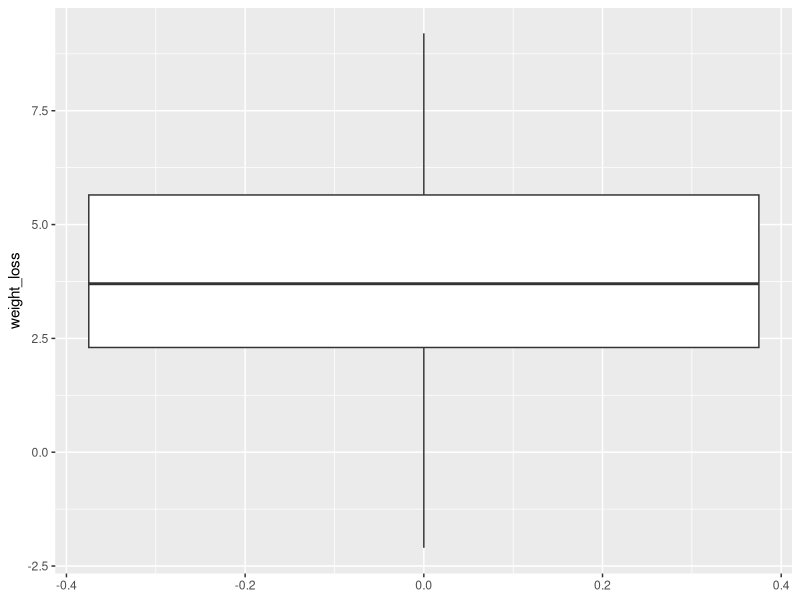
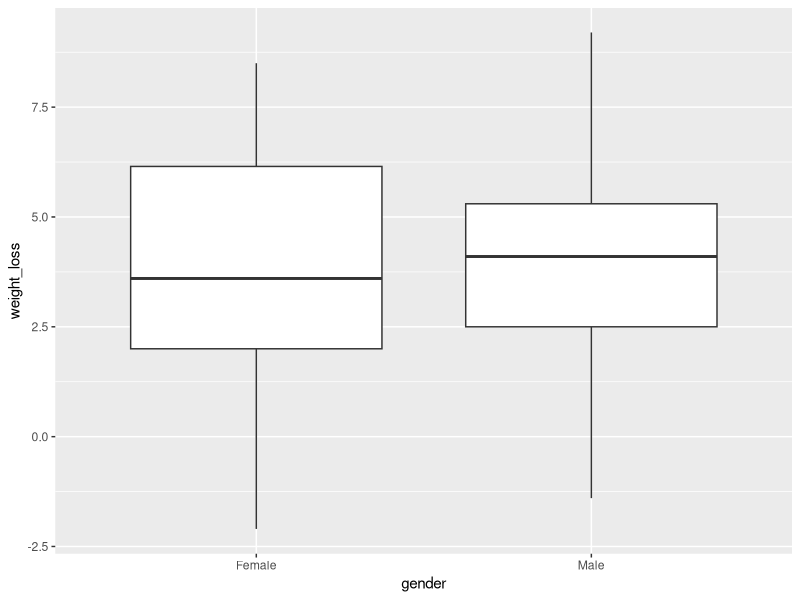
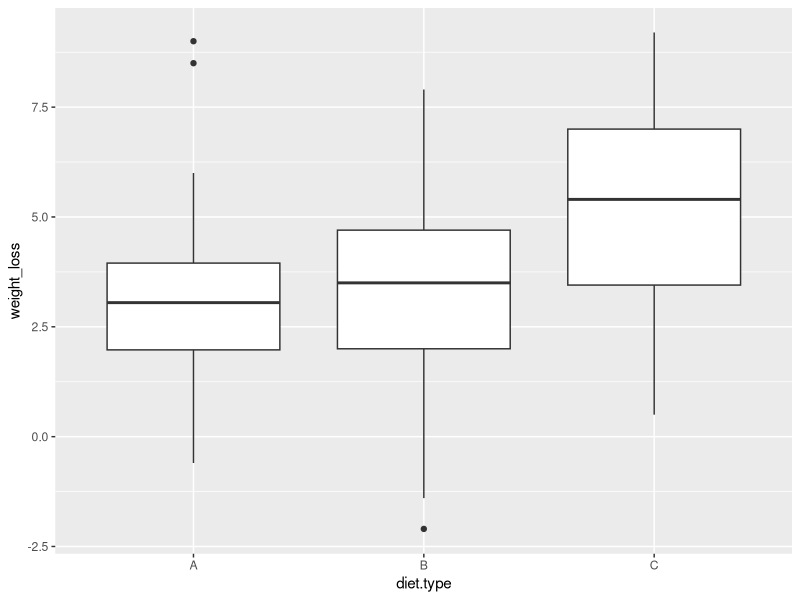
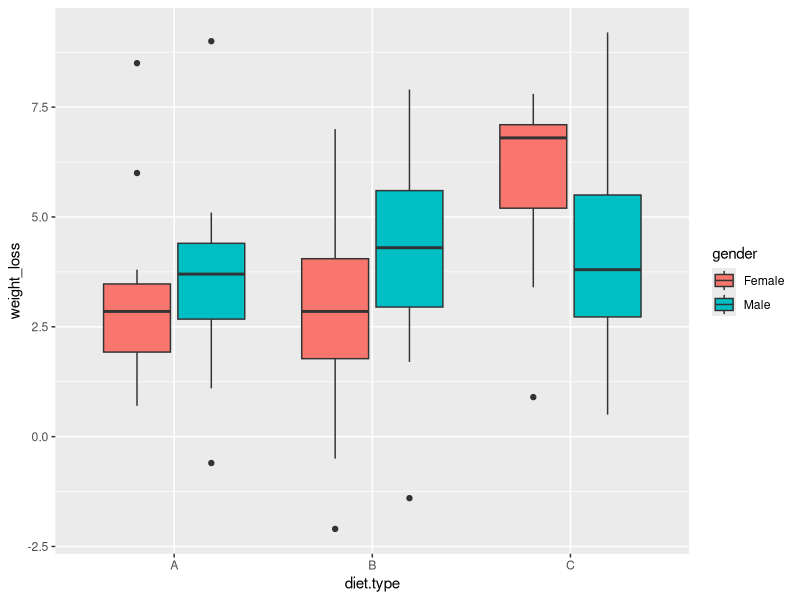

Generate these figures, in order, with R:
# Student's test 
library(tidyverse)
diet_df <- read.csv("diet.csv")
diet_df <- diet_df %>% mutate(weight_loss = initial.weight - final.weight)

#One sample T-test
# ~5 pound in 6 weeks
# loss of 5 pound statistically different

diet_df %>% summarise(avg = mean(weight_loss, na.rm = TRUE))

diet_df %>% ggplot(aes(y = weight_loss)) +
  geom_boxplot()

# Hypothesis testing:
diet_df %>% 
  select(weight_loss) %>%
  t.test(mu = 5) # 5 pound

# One Sample t-test
# data:  .
# t = -3.6667, df = 75, p-value = 0.0004564 (reject)
# alternative hypothesis: true mean is not equal to 5
# 95 percent confidence interval:
#   3.373452 4.518653
# sample estimates:
#   mean of x 
# 3.946053 

# Interpretation of the Output:
# Null Hypothesis (H₀): The true mean weight loss is 5 pounds.
# Alternative Hypothesis (H₁): The true mean weight loss is not equal to 5 pounds (two-tailed test).
# Test Statistic (t): -3.6667 → This indicates how many standard errors the sample mean (3.946053) is away from the hypothesized mean (5).
# Degrees of Freedom (df): 75 → Since it's a one-sample t-test, df = (n - 1), meaning the sample size is 76.
# p-value: 0.0004564 → This is much smaller than a common significance level (e.g., 0.05), meaning we reject the null hypothesis.
# 95% Confidence Interval: (3.373, 4.519) → This range does not include 5, reinforcing that the true mean is significantly different from 5 pounds.
# Sample Mean: 3.946053 → The observed mean weight loss in the dataset.
# 
# Conclusion:
# Since the p-value is very small (< 0.05), we reject the null hypothesis 
# and conclude that the true mean weight loss is significantly different 
# from 5 pounds. Based on the confidence interval and mean estimate, 
# the actual average weight loss appears to be lower than 5 pounds.

# Two sides T-test
# difference between avg weight loss across gender
diet_df %>% ggplot(aes(x = gender, y = weight_loss)) +
  geom_boxplot()

diet_df %>% 
  t.test(weight_loss ~ gender, data =.)

# Welch Two Sample t-test
# data:  weight_loss by gender
# t = -0.2091, df = 68.809, p-value = 0.835 (fail to reject)
# alternative hypothesis: true difference in means between group Female and group Male is not equal to 0
# 95 percent confidence interval:
#   -1.287385  1.043128
# sample estimates:
#   mean in group Female   mean in group Male 
# 3.893023             4.015152 

#ANOVA
diet_df %>% ggplot(aes(x = diet.type, y = weight_loss)) +
  geom_boxplot()

result_aov <- diet_df%>% 
  aov(formula = weight_loss ~ diet.type, data =.)
summary(result_aov)

# Df Sum Sq Mean Sq F value Pr(>F)   
# diet.type    2   60.5  30.264   5.383 0.0066 **
#   Residuals   73  410.4   5.622                  
# ---
#   Signif. codes:  0 ‘***’ 0.001 ‘**’ 0.01 ‘*’ 0.05 ‘.’ 0.1 ‘ ’ 1

# Reject

TukeyHSD(result_aov, conf.level = .95) #0.05
#         diff        lwr      upr     p adj
# B-A -0.032000 -1.6530850 1.589085 0.9987711 (fail to reject)
# C-A  1.848148  0.2567422 3.439554 0.0188047 (reject)
# C-B  1.880148  0.3056826 3.454614 0.0152020 (reject)

#Two way Anova
diet_df %>% ggplot(aes(x = diet.type, y = weight_loss, fill = gender)) +
  geom_boxplot()

result_mod <- diet_df %>% aov(weight_loss ~ diet.type * gender, data =.)
summary(result_mod)

# Df Sum Sq Mean Sq F value  Pr(>F)   
# diet.type         2   60.5  30.264   5.629 0.00541 **
#   gender            1    0.2   0.169   0.031 0.85991   
# diet.type:gender  2   33.9  16.952   3.153 0.04884 * 
#   Residuals        70  376.3   5.376                   
# ---
#   Signif. codes:  0 ‘***’ 0.001 ‘**’ 0.01 ‘*’ 0.05 ‘.’ 0.1 ‘ ’ 1

TukeyHSD(result_mod, conf.level = 0.95)
#  Tukey multiple comparisons of means
#     95% family-wise confidence level
# 
# Fit: aov(formula = weight_loss ~ diet.type * gender, data = .)
# 
# $diet.type
#          diff        lwr      upr     p adj
# B-A -0.032000 -1.6186577 1.554658 0.9987150
# C-A  1.848148  0.2905393 3.405757 0.0160200
# C-B  1.880148  0.3391199 3.421176 0.0128543
# 
# $gender
#                   diff        lwr     upr     p adj
# Male-Female 0.09502529 -0.9751891 1.16524 0.8599508
# 
# $`diet.type:gender`
#                         diff        lwr       upr     p adj
# B:Female-A:Female -0.4428571 -3.0107291 2.1250148 0.9958151 (fail to reject)
# C:Female-A:Female  2.8300000  0.3052886 5.3547114 0.0191170 (reject)
# A:Male-A:Female    0.6000000 -2.2129628 3.4129628 0.9887997 (fail to reject)
# B:Male-A:Female    1.0590909 -1.6782698 3.7964516 0.8656520 (fail to reject)
# C:Male-A:Female    1.1833333 -1.4893925 3.8560592 0.7855223 (fail to reject)
# C:Female-B:Female  3.2728571  0.7481458 5.7975685 0.0040103 (reject)
# A:Male-B:Female    1.0428571 -1.7701056 3.8558199 0.8852416 (fail to reject)
# B:Male-B:Female    1.5019481 -1.2354126 4.2393087 0.5963201 (fail to reject)
# C:Male-B:Female    1.6261905 -1.0465354 4.2989163 0.4833188 (fail to reject)
# A:Male-C:Female   -2.2300000 -5.0036187 0.5436187 0.1863470 (fail to reject)
# B:Male-C:Female   -1.7709091 -4.4678230 0.9260048 0.3965102 (fail to reject)
# C:Male-C:Female   -1.6466667 -4.2779524 0.9846191 0.4513580 (fail to reject)
# B:Male-A:Male      0.4590909 -2.5093998 3.4275816 0.9975014 (fail to reject)
# C:Male-A:Male      0.5833333 -2.3256625 3.4923292 0.9915569 (fail to reject)
# C:Male-B:Male      0.1242424 -2.7117126 2.9601974 0.9999949 (fail to reject)


#reject: there is different 
# fail to reject: there is no different 